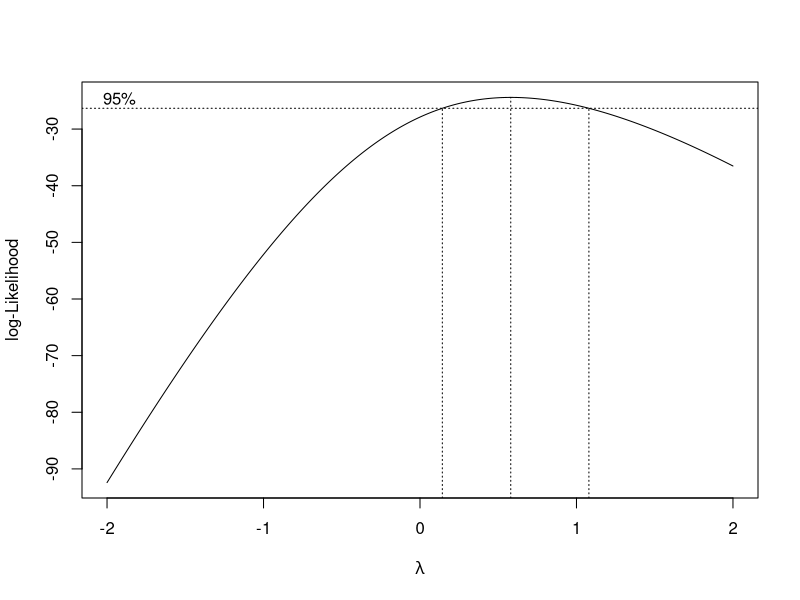
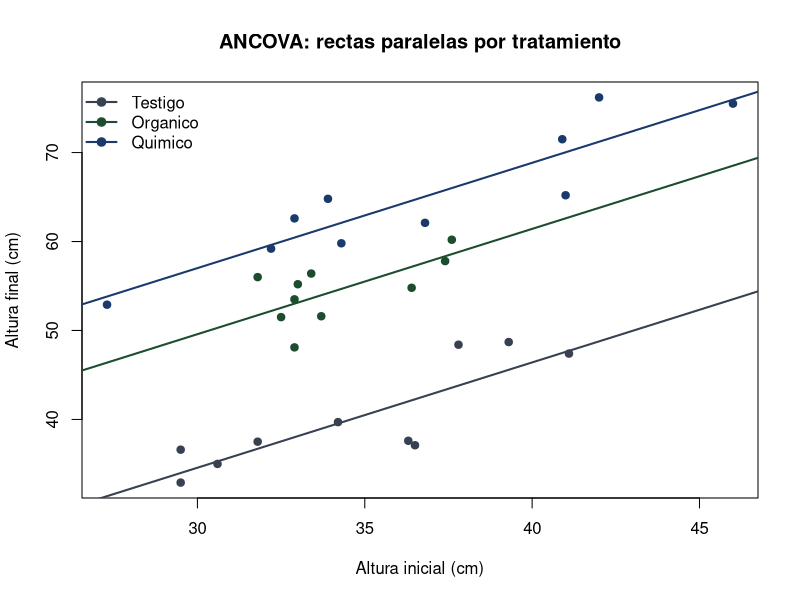
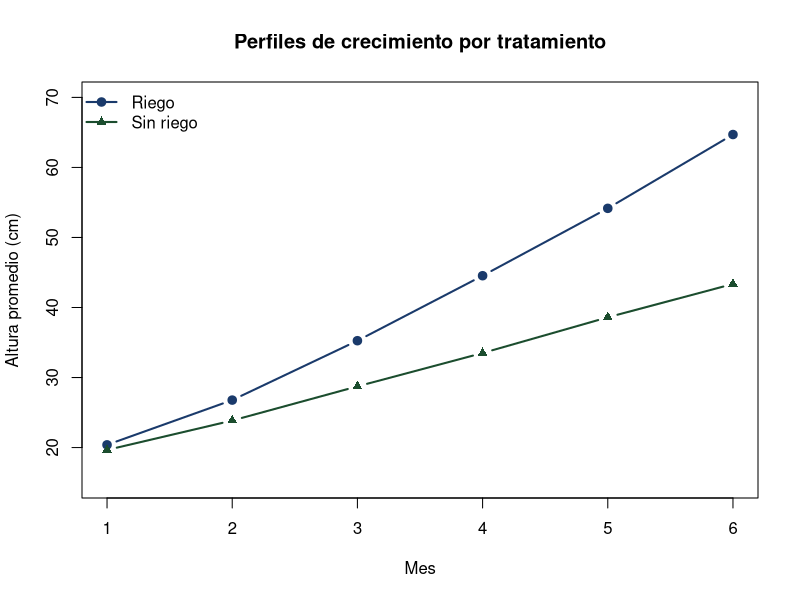

The R script that drew these images, in order:
## ---- chunk 1
#| label: boxcox-plot
#| fig-height: 4
suppressMessages(library(MASS))
set.seed(2901)
dosis <- factor(rep(c("Control","Dosis_baja","Dosis_media","Dosis_alta"), each=8),
                levels=c("Control","Dosis_baja","Dosis_media","Dosis_alta"))
lambda_true <- c(14, 9, 5, 2.5)
conteo <- unlist(lapply(lambda_true, function(m) rpois(8, m)))
conteo[conteo==0] <- 1
datos1 <- data.frame(dosis, conteo)
boxcox(conteo ~ dosis, data = datos1, lambda = seq(-2, 2, 0.01),
       xlab = expression(lambda), main = "Log-verosimilitud de Box-Cox")
## ---- chunk 2
#| label: ancova-plot
#| fig-height: 4
set.seed(2903)
trat3 <- factor(rep(c("Testigo","Organico","Quimico"), each=10),
                 levels=c("Testigo","Organico","Quimico"))
alt_inicial <- round(rnorm(30, 35, 4), 1)
beta_true <- 1.15
efecto <- c(Testigo=0, Organico=14, Quimico=22)[as.character(trat3)]
alt_final <- round(40 + efecto + beta_true*(alt_inicial - mean(alt_inicial)) + rnorm(30, 0, 3), 1)
datos3 <- data.frame(trat3, alt_inicial, alt_final)
cols <- c(Testigo="#374151", Organico="#1b4d2e", Quimico="#1a3a6b")
plot(datos3$alt_inicial, datos3$alt_final, col = cols[datos3$trat3], pch = 19,
     xlab = "Altura inicial (cm)", ylab = "Altura final (cm)",
     main = "ANCOVA: rectas paralelas por tratamiento")
mod_ancova_lm <- lm(alt_final ~ alt_inicial + trat3, data = datos3)
b0 <- coef(mod_ancova_lm)["(Intercept)"]; b1 <- coef(mod_ancova_lm)["alt_inicial"]
abline(a = b0, b = b1, col = cols["Testigo"], lwd = 2)
abline(a = b0 + coef(mod_ancova_lm)["trat3Organico"], b = b1, col = cols["Organico"], lwd = 2)
abline(a = b0 + coef(mod_ancova_lm)["trat3Quimico"], b = b1, col = cols["Quimico"], lwd = 2)
legend("topleft", legend = names(cols), col = cols, pch = 19, lwd = 2, bty = "n")
## ---- chunk 3
#| label: perfiles-crecimiento
#| fig-height: 4
medias_riego <- c(20.39, 26.78, 35.26, 44.54, 54.16, 64.70)
medias_sin   <- c(19.66, 23.86, 28.74, 33.50, 38.60, 43.36)
plot(1:6, medias_riego, type = "b", pch = 19, col = "#1a3a6b", lwd = 2,
     ylim = c(15, 70), xlab = "Mes", ylab = "Altura promedio (cm)",
     main = "Perfiles de crecimiento por tratamiento")
lines(1:6, medias_sin, type = "b", pch = 17, col = "#1b4d2e", lwd = 2)
legend("topleft", legend = c("Riego", "Sin riego"), col = c("#1a3a6b", "#1b4d2e"),
       pch = c(19, 17), lwd = 2, bty = "n")
